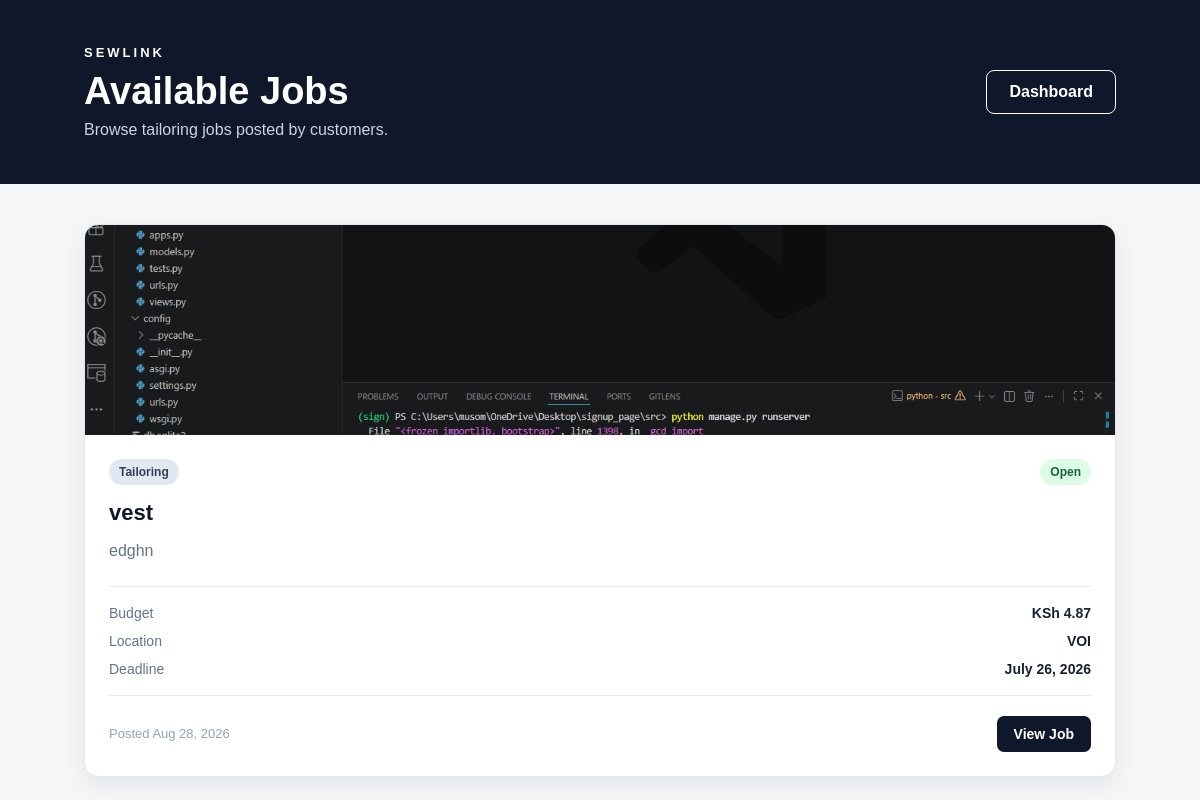
Before: /jobs/tailor/jobs/ (signed in) with the older database file.
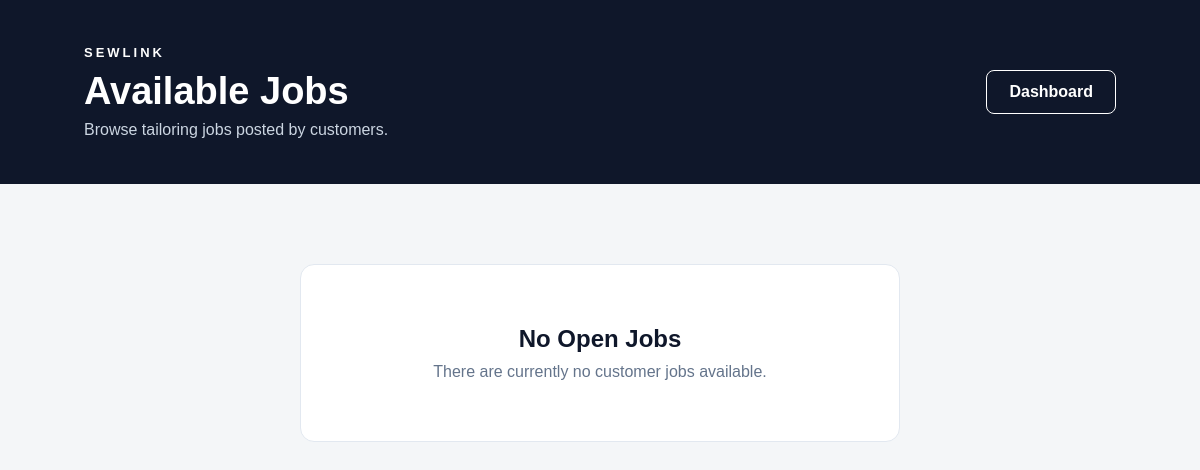
After: the same page with the newer database file.
### JobApp/models.py (models this page shows, shortened)
class Job(models.Model):
    CATEGORY_CHOICES = [
        ('tailoring', 'Tailoring'),
        ('alteration', 'Clothing Alteration'),
        ('repair', 'Clothing Repair'),
        ('embroidery', 'Embroidery'),
        ('design', 'Clothing Design'),
        ('other', 'Other'),
    ]
    STATUS_CHOICES = [
        ('open', 'Open'),
        ('pending', 'Pending'),
        ('accepted', 'Accepted'),
        ('rejected', 'Rejected'),
        ('in_progress', 'In Progress'),
        ('completed', 'Completed'),
        ('cancelled', 'Cancelled'),
    ]
    customer = models.ForeignKey(
        CustomerProfile,
        on_delete=models.CASCADE,
        related_name='jobs'
    )
    tailor = models.ForeignKey(
        TailorProfile,
        on_delete=models.SET_NULL,
        null=True,
        blank=True,
        related_name='jobs'
    )
    service = models.ForeignKey(
        Service,
        on_delete=models.SET_NULL,
        null=True,
        blank=True,
        related_name='jobs'
    )
    title = models.CharField(max_length=200)
    description = models.TextField()
    category = models.CharField(
        max_length=30,
        choices=CATEGORY_CHOICES,
        default='tailoring'
    )
    budget = models.DecimalField(
        max_digits=10,
        decimal_places=2,
        null=True,
        blank=True
    )
    agreed_price = models.DecimalField(
        max_digits=10,
        decimal_places=2,
        null=True,
        blank=True
    )
    deadline = models.DateField(
        null=True,
        blank=True
    )
    requested_date = models.DateField(
        null=True,
        blank=True
    )
    location = models.CharField(
        max_length=150
    )
    reference_image = models.ImageField(
        upload_to='job_references/',
        blank=True,
        null=True
    )
    status = models.CharField(
        max_length=20,
        choices=STATUS_CHOICES,
        default='open'
    )
    created_at = models.DateTimeField(
        auto_now_add=True
    )
    updated_at = models.DateTimeField(
        auto_now=True
    )

### JobApp/views.py (the view)
# urls.py: path('tailor/jobs/', views.tailor_job_list, name='tailor_job_list'),
@login_required
def tailor_job_list(request):
    tailor = get_object_or_404(TailorProfile, user=request.user)
    jobs = Job.objects.filter(
        status='open'
    ).select_related(
        'customer'
    ).order_by('-created_at')
    return render(request, 'JobApp/tailor_job_list.html', {
        'tailor': tailor,
        'jobs': jobs,
    })

### JobApp/templates/JobApp/tailor_job_list.html (shortened to what this page needs)
<!DOCTYPE html>
<html lang="en">
<head>
    {% load static %}
    <link rel="stylesheet" href="{% static 'css/tailor_job_list.css' %}">
</head>
<body>
<div class="page">
    <header class="page-header">
        <div>
            <span class="eyebrow">SEWLINK</span>
            <h1>Available Jobs</h1>
            <p>Browse tailoring jobs posted by customers.</p>
        </div>
        <a href="{% url 'TailorApp:dashboard' %}" class="dashboard-link">
            Dashboard
        </a>
    </header>
    <main class="jobs-container">
        {% if jobs %}
            <div class="jobs-grid">
                {% for job in jobs %}
                    <article class="job-card">
                        {% if job.reference_image %}
                            <div class="job-image">
                                <img src="{{ job.reference_image.url }}" alt="{{ job.title }}">
                            </div>
                        {% endif %}
                        <div class="job-content">
                            <div class="job-top">
                                <span class="category">
                                    {{ job.get_category_display }}
                                </span>
                                <span class="status">
                                    {{ job.get_status_display }}
                                </span>
                            </div>
                            <h2>{{ job.title }}</h2>
                            <p class="description">
                                {{ job.description|truncatewords:25 }}
                            </p>
                            <div class="job-details">
                                <div>
                                    <span>Budget</span>
                                    <strong>
                                        {% if job.budget %}
                                            KSh {{ job.budget }}
                                        {% else %}
                                            Negotiable
                                        {% endif %}
                                    </strong>
                                </div>
                                <div>
                                    <span>Location</span>
                                    <strong>{{ job.location }}</strong>
                                </div>
                                <div>
                                    <span>Deadline</span>
                                    <strong>
                                        {% if job.deadline %}
                                            {{ job.deadline }}
                                        {% else %}
                                            Not specified
                                        {% endif %}
                                    </strong>
                                </div>
                            </div>
                            <div class="job-footer">
                                <span class="posted">
                                    Posted {{ job.created_at|date:"M d, Y" }}
                                </span>
                                <a href="{% url 'JobApp:tailor_job_detail' job.pk %}" class="view-button">
                                    View Job
                                </a>
                            </div>
                        </div>
                    </article>
                {% endfor %}
            </div>
        {% else %}
            <div class="empty-state">
                <h2>No Open Jobs</h2>
                <p>There are currently no customer jobs available.</p>
            </div>
        {% endif %}
    </main>
</div>
</body>
</html>

Changed rows visible on the page:
no longer on this page (row edited): Job: reference_image (picture), category "Tailoring", status "Open", title "vest", description "edghn", budget "4.87", location "VOI", deadline "July 26, 2026", created_at "Aug 28, 2026"
Other visible differences:
text now shown: "No Open Jobs There are currently no customer jobs available."
